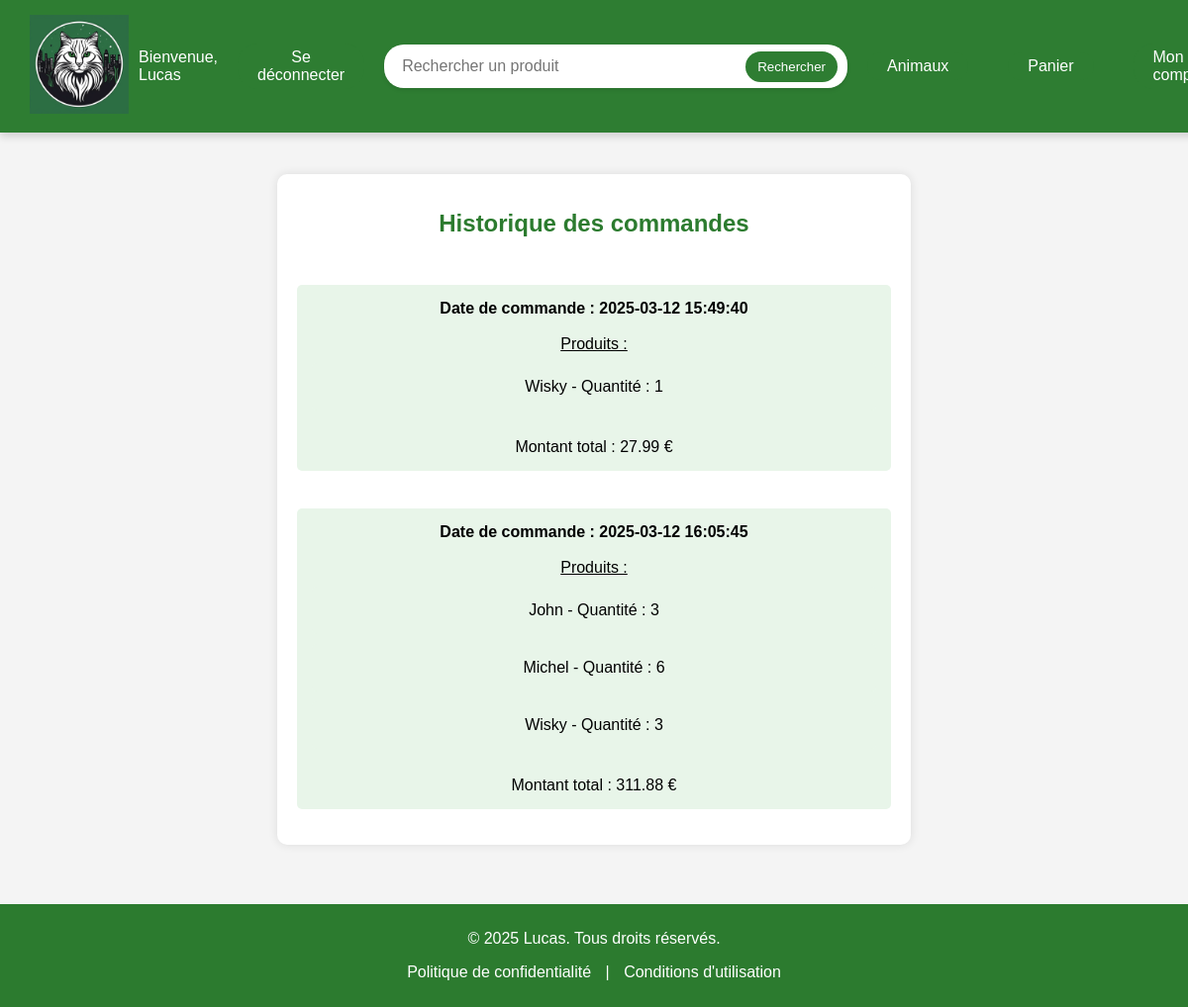
Screenshot of /command_history.php (signed in) with the database file from the repository.
### tables this page shows
CREATE TABLE IF NOT EXISTS `command_details` (
  `idDetails` int NOT NULL AUTO_INCREMENT,
  `idCommand` int NOT NULL,
  `idAnimals` int NOT NULL,
  `idAdresse` int NOT NULL,
  `quantity` int NOT NULL,
  PRIMARY KEY (`idDetails`),
  KEY `index_isCommand` (`idCommand`),
  KEY `index_isAnimals` (`idAnimals`),
  KEY `index_isAdresse` (`idAdresse`)
);

CREATE TABLE IF NOT EXISTS `command` (
  `idCommand` int NOT NULL AUTO_INCREMENT,
  `idUsers` int NOT NULL,
  `amount` decimal(10,2) NOT NULL,
  `commandDate` datetime NOT NULL DEFAULT CURRENT_TIMESTAMP,
  `status` varchar(50) NOT NULL,
  PRIMARY KEY (`idCommand`),
  KEY `index_isUsers` (`idUsers`)
);

CREATE TABLE IF NOT EXISTS `animals` (
  `idAnimals` int NOT NULL AUTO_INCREMENT,
  `nameAnimals` varchar(100) NOT NULL,
  `typeAnimals` varchar(100) NOT NULL,
  `weightAnimals` varchar(100) NOT NULL,
  `colorAnimals` varchar(100) NOT NULL,
  `priceAnimals` decimal(5,2) NOT NULL,
  `imageAnimals` varchar(100) NOT NULL,
  PRIMARY KEY (`idAnimals`)
);

### command_history.php (the view, shortened to what this page needs)
<?php
$servername = "localhost";
$dbname = "e_commerce_project";
$dbusername = "root";
$dbpassword = "";
$email = $_SESSION["email"];
try {
    $conn = new PDO("mysql:host=$servername;dbname=$dbname", $dbusername, $dbpassword);
    $conn->setAttribute(PDO::ATTR_ERRMODE, PDO::ERRMODE_EXCEPTION);
    $stmt = $conn->prepare("SELECT idUser, firstname, lastname, email, phonenumber FROM users WHERE email = :email");
    $stmt->bindParam(':email', $email);
    $stmt->execute();
    $user = $stmt->fetch(PDO::FETCH_ASSOC);
    if ($user) {
        $stmt = $conn->prepare("
            SELECT c.idCommand, c.commandDate, c.amount, a.nameAnimals, cd.quantity
            FROM command c
            INNER JOIN command_details cd ON c.idCommand = cd.idCommand
            INNER JOIN animals a ON a.idAnimals = cd.idAnimals
            WHERE c.idUsers = :idUsers
            ORDER BY c.idCommand, a.nameAnimals;
        ");
        $stmt->bindParam(':idUsers', $user['idUser']);
        $stmt->execute();
        $orders = $stmt->fetchAll(PDO::FETCH_ASSOC);
        $groupedOrders = [];
        foreach ($orders as $order) {
            $groupedOrders[$order['idCommand']]['date'] = $order['commandDate'];
            $groupedOrders[$order['idCommand']]['amount'] = $order['amount'];
            $groupedOrders[$order['idCommand']]['products'][] = [
                'name' => $order['nameAnimals'],
                'quantity' => $order['quantity']
            ];
        }
    } else {
        echo "Utilisateur introuvable";
        exit;
    }
} catch (PDOException $e) {
    echo "Erreur : " . $e->getMessage();
}
?>
<!doctype html>
<html lang="fr">
<head>
    <link rel="stylesheet" href="style/command_history.css">
</head>
<body>
    <?php include "navbar.php" ?>
    <br><br><br><br><br><br><br>
    <div class="container">
        <h1>Historique des commandes</h1>
        <?php if (!empty($groupedOrders)): ?>
            <ul>
                <?php foreach ($groupedOrders as $orderId => $order): ?><br>
                    <li>
                        <strong>Date de commande : <?php echo htmlspecialchars($order['date']); ?></strong><br><br>
                        <u>Produits :</u>
                        <ul>
                            <?php foreach ($order['products'] as $product): ?>
                                <li><?php echo htmlspecialchars($product['name']); ?> - Quantité : <?php echo htmlspecialchars($product['quantity']); ?></li>
                            <?php endforeach; ?>
                        </ul>
                        <br>
                        Montant total : <?php echo htmlspecialchars($order['amount']); ?> €
                    </li>
                <?php endforeach; ?>
            </ul>
        <?php else: ?>
            <p>Aucune commande trouvée.</p>
        <?php endif; ?>
    </div>
    <?php include "footer.php" ?>
</body>
</html>

### style/command_history.css (style rules this page uses)
body { font-family: Arial, sans-serif; margin: 0; padding: 0; background-color: #f4f4f4; display: flex; flex-direction: column; align-items: center; min-height: 100vh; }
.container { flex: 1; max-width: 600px; width: 90%; background: white; padding: 20px; border-radius: 10px; box-shadow: 0 0 10px rgba(0, 0, 0, 0.1); text-align: center; margin-top: 50px; }
h1 { color: #2c7b2f; font-size: 24px; margin-bottom: 20px; }
ul { list-style: none; padding: 0; text-align: center; }
ul li { background: #e8f5e9; margin: 10px 0; padding: 15px; border-radius: 5px; font-size: 16px; }

### style/navbar.css (style rules this page uses)
body { margin-top: 200px; }

### style/footer.css (style rules this page uses)
body { display: flex; flex-direction: column; min-height: 100vh; margin: 0; }

### rows the page displays
command_details: idCommand.commandDate "2025-03-12 15:49:40", idAnimals.nameAnimals "Wisky", quantity "1", idCommand.amount "27.99"
command_details: idAnimals.nameAnimals "John", quantity "3"
command_details: idAnimals.nameAnimals "Michel", quantity "6"
command_details: idAnimals.nameAnimals "Wisky", quantity "3"

### other values shown
$_SESSION['firstname'] "Lucas"
$order['date'] "2025-03-12 16:05:45"
$order['amount'] "311.88"
